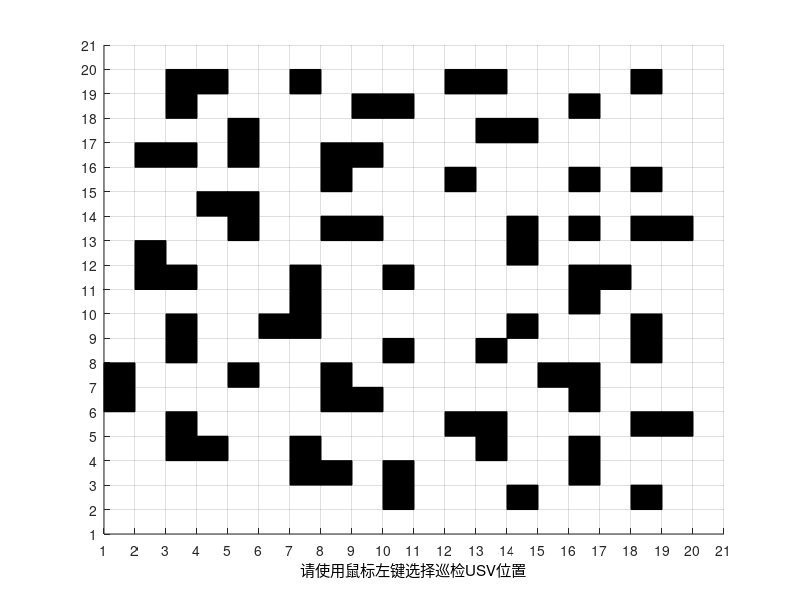

This figure's MATLAB source: (Note: this script raises an error after producing the figure.)
clc
clear
figure 
%%%%%%%%%%%%%%%%%%%%%%%%%%%%%%%%%%%%%%%%%%%%%%%%%%%%%%%%%%%%%%%%%%%%%%%%%%%%%%%%%%%%%%%%%%%%%%%%%%%%%%%%%%%%%%%%%%%%%%%%%%%%%%%%%%%%%
%                                地图建模
%%%%%%%%%%%%%%%%%%%%%%%%%%%%%%%%%%%%%%%%%%%%%%%%%%%%%%%%%%%%%%%%%%%%%%%%%%%%%%%%%%%%%%%%%%%%%%%%%%%%%%%%%%%%%%%%%%%%%%%%%%%%%%%%%%%%%
%%%只能设置正方形矩阵，行和列相等，否则旋转时会出现错误
MAX0 = [
    0 0 0 0 0 0 0 0 0 0 0 0 0 0 0 0 0 0 0 0   % Row 1 (Top, Y=20)
    0 0 1 1 0 0 1 0 0 0 0 1 1 0 0 0 0 1 0 0   % Row 2 (Y=19)
    0 0 1 0 0 0 0 0 1 1 0 0 0 0 0 1 0 0 0 0   % Row 3 (Y=18)
    0 0 0 0 1 0 0 0 0 0 0 0 1 1 0 0 0 0 0 0   % Row 4 (Y=17)
    0 1 1 0 1 0 0 1 1 0 0 0 0 0 0 0 0 0 0 0   % Row 5 (Y=16)
    0 0 0 0 0 0 0 1 0 0 0 1 0 0 0 1 0 1 0 0   % Row 6 (Y=15)
    0 0 0 1 1 0 0 0 0 0 0 0 0 0 0 0 0 0 0 0   % Row 7 (Y=14)
    0 0 0 0 1 0 0 1 1 0 0 0 0 1 0 1 0 1 1 0   % Row 8 (Y=13)
    0 1 0 0 0 0 0 0 0 0 0 0 0 1 0 0 0 0 0 0   % Row 9 (Y=12)
    0 1 1 0 0 0 1 0 0 1 0 0 0 0 0 1 1 0 0 0   % Row 10 (Y=11)
    0 0 0 0 0 0 1 0 0 0 0 0 0 0 0 1 0 0 0 0   % Row 11 (Y=10)
    0 0 1 0 0 1 1 0 0 0 0 0 0 1 0 0 0 1 0 0   % Row 12 (Y=9)
    0 0 1 0 0 0 0 0 0 1 0 0 1 0 0 0 0 1 0 0   % Row 13 (Y=8)
    1 0 0 0 1 0 0 1 0 0 0 0 0 0 1 1 0 0 0 0   % Row 14 (Y=7)
    1 0 0 0 0 0 0 1 1 0 0 0 0 0 0 1 0 0 0 0   % Row 15 (Y=6)
    0 0 1 0 0 0 0 0 0 0 0 1 1 0 0 0 0 1 1 0   % Row 16 (Y=5)
    0 0 1 1 0 0 1 0 0 0 0 0 1 0 0 1 0 0 0 0   % Row 17 (Y=4)
    0 0 0 0 0 0 1 1 0 1 0 0 0 0 0 1 0 0 0 0   % Row 18 (Y=3)
    0 0 0 0 0 0 0 0 0 1 0 0 0 1 0 0 0 1 0 0   % Row 19 (Y=2)
    0 0 0 0 0 0 0 0 0 0 0 0 0 0 0 0 0 0 0 0 ];
%%% 通道设置为 0 ；障碍点设置为 1 ；起始点设置为 2 ；目标点设置为 -1 。
MAX=rot90(MAX0,3);      %%%设置0,1摆放的图像与存入的数组不一样，需要先逆时针旋转90*3=270度给数组，最后输出来的图像就是自己编排的图像
MAX_X=size(MAX,2);                                %%%  获取列数，即x轴长度
MAX_Y=size(MAX,1);                                %%%  获取行数，即y轴长度
MAX_VAL=10;                              %%%   返回由数字组成的字符表达式的数字值，就是函数用于将数值字符串转换为数值

x_val = 1;
y_val = 1;
axis([1 MAX_X+1, 1 MAX_Y+1])                %%%  设置x，y轴上下限
set(gca,'xtick',1:1:MAX_X+1,'ytick',1:1:MAX_Y+1,'GridLineStyle','-',... 
   'xGrid','on','yGrid','on')
    
grid on;                                   %%%  在画图的时候添加网格线
hold on;                                   %%%  当前轴及图像保持而不被刷新，准备接受此后将绘制的图形，多图共存
n=0;%Number of Obstacles                   %%%  障碍的数量


k=1;          %%%% 将所有障碍物放在关闭列表中；障碍点的值为1;并且显示障碍点
CLOSED=[];
for j=1:MAX_X
    for i=1:MAX_Y
        if (MAX(i,j)==1)
          %%plot(i+.5,j+.5,'ks','MarkerFaceColor','b'); 原来是红点圆表示
          fill([i,i+1,i+1,i],[j,j,j+1,j+1],'k');  %%%改成 用黑方块来表示障碍物
          CLOSED(k,1)=i;  %%% 将障碍点保存到CLOSE数组中
          CLOSED(k,2)=j; 
          k=k+1;
        end
    end
end
Area_MAX(1,1)=MAX_X;
Area_MAX(1,2)=MAX_Y;
Obs_Closed=CLOSED;
num_Closed=size(CLOSED,1);

%%%%%%%%%%%%%%%%%%%%%%%%%%%%%%%%%%%%%%%%%%%%%%%%%%%%%%%%%%%%%%%%%%%%%%%%%%%%%%%%%%%%%%%%%%%%%%%%%%%%%%%%%%%%%%%%%%%%%%%%%%%%%%%%%%%%%
%                                       设置起始点和多个目标点
%%%%%%%%%%%%%%%%%%%%%%%%%%%%%%%%%%%%%%%%%%%%%%%%%%%%%%%%%%%%%%%%%%%%%%%%%%%%%%%%%%%%%%%%%%%%%%%%%%%%%%%%%%%%%%%%%%%%%%%%%%%%%%%%%%%%%
%% 设置起始点、目标点
%%%   选择目标位置
pause(0.5);                                  %%%   程序暂停1秒
h=msgbox('请使用鼠标左键选择巡检USV位置');          %%%   Please Select the Target using the Left Mouse button
uiwait(h,5);                               %%%   程序暂停
if ishandle(h) == 1                        %%%   ishandle(H) 将返回一个元素为 1 的数组；否则，将返回 0。
    delete(h);
end
xlabel('请使用鼠标左键选择巡检USV位置','Color','black');   %%%   Please Select the Target using the Left Mouse button
but=0;
while (but ~= 1) %Repeat until the Left button is not clicked  %%%  重复，直到没有单击“向左”按钮
    [xval,yval,but]=ginput(1);                                 %%%  ginput提供了一个十字光标使我们能更精确的选择我们所需要的位置，并返回坐标值。
end
xval=floor(xval);                                              %%%  floor（）取不大于传入值的最大整数，向下取整
yval=floor(yval);
xTarget=xval;%X Coordinate of the Target                       %%%   目标的坐标
yTarget=yval;%Y Coordinate of the Target
plot(xval+.5,yval+.5,'go');                                    %%%   目标点颜色b 蓝色 g 绿色 k 黑色 w白色 r 红色 y黄色 m紫红色 c蓝绿色
text(xval+1,yval+1,'Target')                                  %%%   text(x,y,'string')在二维图形中指定的位置(x,y)上显示字符串string

%%%   选择起始位置
h=msgbox('请选择USV机器人初始起点');                    %%%Please Select the Vehicle initial position using the Left Mouse button
uiwait(h,5);
if ishandle(h) == 1
    delete(h);
end
xlabel('请使用鼠标左键选择巡检USV终点 ','Color','black');                %%%  Please Select the Vehicle initial position
but=0;
while (but ~= 1) %Repeat until the Left button is not clicked %%%重复，直到没有单击“向左”按钮
    [xval,yval,but]=ginput(1);
    xval=floor(xval);
    yval=floor(yval);
end
xStart=xval;%Starting Position
yStart=yval;%Starting Position
plot(xval+.5,yval+.5,'b^');
text(xval+1,yval+1,'Start')  
xlabel('起始点位置标记为 △ ，目标点位置标记为 o ','Color','black'); 


%%%%%%%%%%%%%%%%%%%%%%%%%%%%%%%%%%%%%%%%%%%%%%%%%%%%%%%%%%%%%%%%%%%%%%%%%%%%%%%%%%%%%%%%%%%%%%%%%%%%%%%%%%%%%%%%%%%%%%%%%%%%%%%%%%%%%

Start=[xStart yStart];
Goal=[xTarget yTarget];

[Line_path,distance_x,OPEN_num]=Astar_G_du(Obs_Closed,Start,Goal,MAX_X,MAX_Y);
%Line_path=[3,11;5,14;7,17;9,17;11,17;13,17;15,17;18,11]
%                                     局部避障
figure 
axis([1 MAX_X+1, 1 MAX_Y+1])                %%%  设置x，y轴上下限
set(gca,'xtick',1:1:MAX_X+1,'ytick',1:1:MAX_Y+1,'GridLineStyle','-',...
        'xGrid','on','yGrid','on'); 

grid on;       
hold on;
num_obc=size(Obs_Closed,1);
for i_obs=1:1:num_obc
         x_obs=Obs_Closed(i_obs,1);
         y_obs=Obs_Closed(i_obs,2);
         fill([x_obs,x_obs+1,x_obs+1,x_obs],[y_obs,y_obs,y_obs+1,y_obs+1],'k');hold on;
end
 plot( Line_path(:,1)+.5, Line_path(:,2)+.5,'b:','linewidth',1.5); 
 plot(xStart+.5,yStart+.5,'b^');
 plot(Goal(1,1)+.5,Goal(1,2)+.5,'bo');   
% 
pause(1);
h=msgbox('设置移动障碍物的 起点');
uiwait(h,5);
if ishandle(h) == 1
    delete(h);
end
xlabel('设置移动障碍物的 起点','Color','black');
but=0;
while (but ~= 1) %Repeat until the Left button is not clicked
    [xval,yval,but]=ginput(1);
end
xval=floor(xval);
yval=floor(yval);
Obst_xS=xval;%X Coordinate of the Target
Obst_yS=yval;%Y Coordinate of the Target

plot(xval+.5,yval+.5,'k^');
 
pause(1);

h=msgbox('设置移动障碍物的 终点');
uiwait(h,5);
if ishandle(h) == 1
    delete(h);
end
xlabel('设置移动障碍物的 终点 ','Color','black');
but=0;
while (but ~= 1) %Repeat until the Left button is not clicked
    [xval,yval,but]=ginput(1);
    xval=floor(xval);
    yval=floor(yval);
end
Obst_xT=xval;%Starting Position
Obst_yT=yval;%Starting Position
 plot(xval+.5,yval+.5,'ko');
 Obst_d_d_St=[Obst_xS Obst_yS];
Obst_d_d_Ta=[Obst_xT Obst_yT];
[Obst_d_path,Obst_d_distance_x,Obst_d_OPEN_num]=Astar_G_du(Obs_Closed,Obst_d_d_St,Obst_d_d_Ta,MAX_X,MAX_Y);
Obst_d_path_X=[Obst_d_path;Obst_d_d_Ta];
L_obst=0.026;% 设置移动障碍物的速度 0.1s内运动 L_obst m  速度为10*L_obst m/s
Obst_d_d_line=Line_obst(Obst_d_path_X,L_obst);
plot( Obst_d_d_line(:,1)+.5, Obst_d_d_line(:,2)+.5,'r','linewidth',1); 

pause(1);
h=msgbox('设置未知静止障碍物 左键确定后继续设置，右键确定后结束');
  xlabel('设置未知静止障碍物 左键确定后继续设置，右键确定后结束','Color','blue');
uiwait(h,10);
if ishandle(h) == 1
    delete(h);
end
but=1;
while but == 1
    [xval,yval,but] = ginput(1);
    xval=floor(xval);
    yval=floor(yval);
    MAX(xval,yval)=8;%Put on the closed list as well
    %plot(xval+.5,yval+.5,'rp');
    fill([xval,xval+1,xval+1,xval],[yval,yval,yval+1,yval+1],[0.8 0.8 0.8]); 
 end%End of While loop

dg=0;%Dummy counter
Obs_d_j=[0 0 ];
for i=1:MAX_X
    for j=1:MAX_Y
        if(MAX(i,j) == 8)
            dg=dg+1;
            Obs_d_j(dg,1)=i; 
            Obs_d_j(dg,2)=j; 
        end
    end
end

%% 机器人运动学模型
% 机器人初始方向角度 s_du
angle_node=pi/4;
% 机器人速度参数
% Kinematic = [   最高速度[m/s], 最高旋转速度[rad/s], 加速度[m/ss], 旋转加速度[rad/ss], 速度分辨率[m/s], 转速分辨率[rad/s]  ]

Kinematic=[1.5,toRadian(20.0),0.2,toRadian(50.0),0.02,toRadian(1)];
% 评价函数系数设置 [heading,dist,velocity,predictDT]
%  [方位角评价函数系数， 障碍物距离评价函数系数， 当前速度大小评价函数系数, 预测是时间 （不变）]
evalParam=[0.03,0.2,0.1,4.0];%


path_node=Line_path;
Result_x=DWA_ct_dong(Obs_Closed,Obst_d_d_line,Obs_d_j,Area_MAX,Goal,Line_path,path_node,Start,angle_node,Kinematic,evalParam);

%%%%%%%%%%% 画图
% ...（前面的代码保持不变）...

num_x = size(Result_x, 1);
Result_plot = [Result_x; Goal(1,1) Goal(1,2) Result_x(num_x,3) 0 0];

% 绘制路径轨迹（保持不变）
plot(Result_x(:,1)+0.5, Result_x(:,2)+0.5, 'b', 'linewidth', 1); hold on;

num_p = num_x + 1;
ti = 1:1:num_p;

% --- 窗口1：姿态角度 ---
figure
plot(ti, Result_plot(:,3), '-b'); hold on;
legend('姿态角度');
title('姿态角度变化');
xlabel('时间步/节点');
ylabel('速度 (m/s)');% 建议加上标题以便区分
grid on;

% --- 窗口2：线速度 (修改处) ---
figure
plot(ti, Result_plot(:,4), '-b'); hold on;
legend('线速度');
title('线速度变化');
xlabel('时间步/节点');
ylabel('速度 (m/s)');
grid on;

% --- 窗口3：角速度 (修改处) ---
figure
plot(ti, Result_plot(:,5), '-r'); hold on;
legend('角速度');
title('角速度变化');
xlabel('时间步/节点');
ylabel('角速度 (rad/s)');
grid on;

% 计算路径长度（保持不变）
S = 0;
for i = 1:1:num_x  %%%% 求路径所用的实际长度
    Dist = sqrt((Result_plot(i,1) - Result_plot(i+1,1))^2 + (Result_plot(i,2) - Result_plot(i+1,2))^2);
    S = S + Dist;
end
disp('路径长度');
disp(S);
%  
%  % 机器人的状态Result_x=[x(m),y(m),yaw(Rad),v(m/s),w(rad/s)]
%  i=1
%  figure
%  axis([0 2000, -0.4 0.8])                %%%  设置x，y轴上下限
%  set(gca,'xtick',0:100:2100,'ytick',-0.4:0.2:0.8,'GridLineStyle','-',... 
%     'xGrid','on','yGrid','on')
%  grid off;
% xlabel('控制节点个数');hold on
% ylabel('线速度(m/s) 角速度(rad/s)');hold on
% 
% plot(ti,Result_plot(:,4),'-b','linewidth',1.5);hold on;
% plot(ti,Result_plot(:,5),':r','linewidth',1.5);hold on;

 
 
